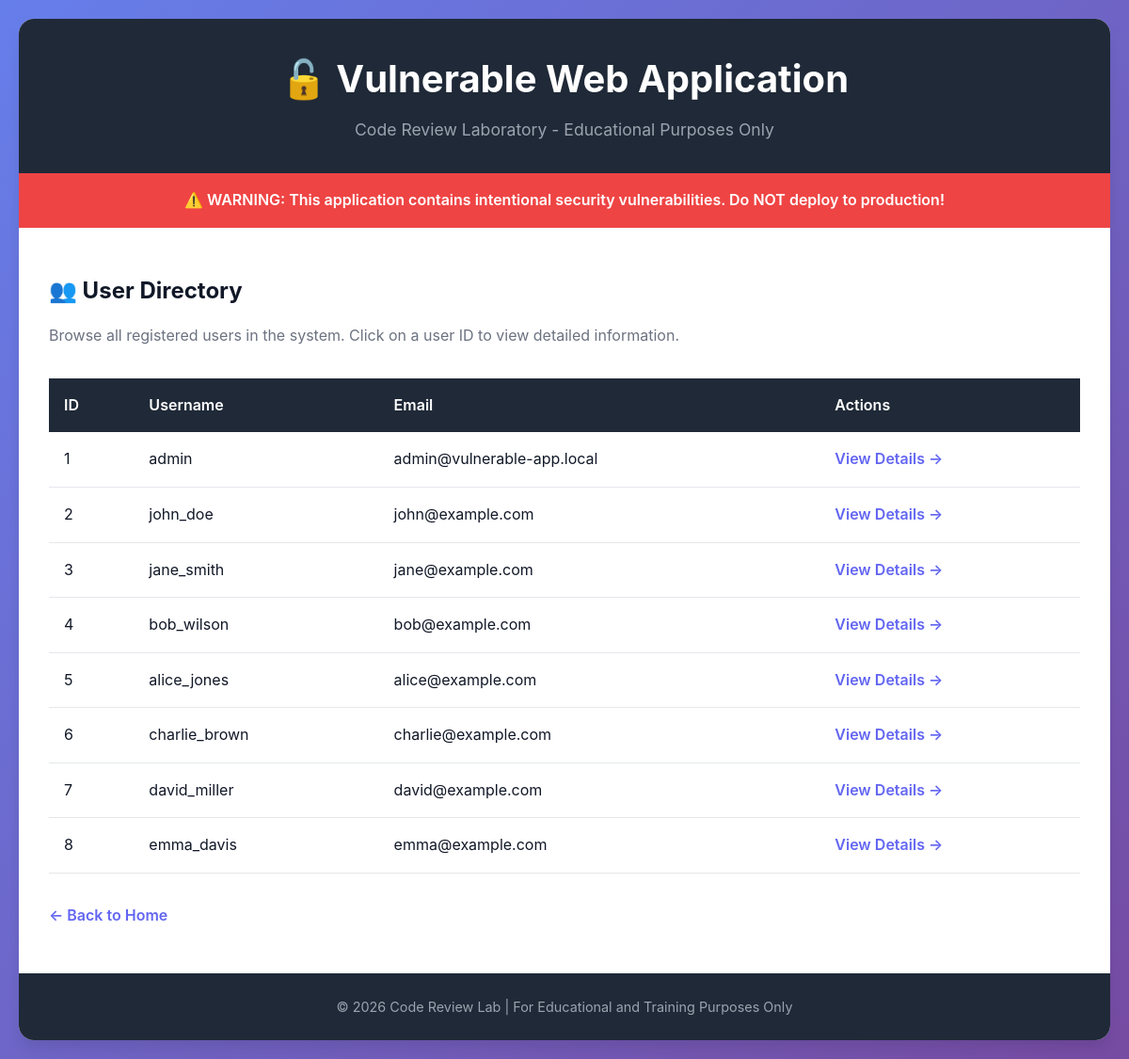
Screenshot of /users with the database file from the repository.
### tables this page shows
CREATE TABLE users (
            id INTEGER PRIMARY KEY AUTOINCREMENT,
            username TEXT NOT NULL UNIQUE,
            email TEXT NOT NULL,
            password TEXT NOT NULL,
            role TEXT NOT NULL,
            created_at TIMESTAMP DEFAULT CURRENT_TIMESTAMP
        );

### app.py (the view)
@app.route('/users')
def list_users():
    conn = get_db_connection()
    users = conn.execute('SELECT id, username, email FROM users').fetchall()
    conn.close()
    return render_template('users.html', users=users)

### app.py (called while the page is built)
def get_db_connection():
    conn = sqlite3.connect('users.db')
    conn.row_factory = sqlite3.Row
    return conn

### templates/users.html (shortened to what this page needs)
{% extends "base.html" %}
{% block content %}
<h2>👥 User Directory</h2>
<p style="color: var(--text-secondary); margin: 1rem 0 2rem 0;">
    Browse all registered users in the system. Click on a user ID to view detailed information.
</p>
<div class="table-container">
    <table>
        <thead>
            <tr>
                <th>ID</th>
                <th>Username</th>
                <th>Email</th>
                <th>Actions</th>
            </tr>
        </thead>
        <tbody>
            {% for user in users %}
            <tr>
                <td>{{ user.id }}</td>
                <td>{{ user.username }}</td>
                <td>{{ user.email }}</td>
                <td>
                    <a href="/user/{{ user.id }}">View Details →</a>
                </td>
            </tr>
            {% endfor %}
        </tbody>
    </table>
</div>
<a href="/" class="back-link">← Back to Home</a>
{% endblock %}

### templates/base.html (shortened to what this page needs)
<!DOCTYPE html>
<html lang="en">
<head>
    <link rel="stylesheet" href="{{ url_for('static', filename='style.css') }}">
</head>
<body>
    {% block body %}
    <div class="container">
        <header>
            <h1>🔓 Vulnerable Web Application</h1>
            <p class="subtitle">Code Review Laboratory - Educational Purposes Only</p>
        </header>
        <div class="warning-banner">
            ⚠️ WARNING: This application contains intentional security vulnerabilities. Do NOT deploy to production!
        </div>
        <div class="content">
            {% block content %}{% endblock %}
        </div>
        <footer>
            <p>&copy; 2026 Code Review Lab | For Educational and Training Purposes Only</p>
        </footer>
    </div>
    {% endblock %}
</body>
</html>

### static/style.css (style rules this page uses)
:root { --primary-color: #6366f1; --primary-dark: #4f46e5; --danger-color: #ef4444; --success-color: #10b981; --warning-color: #f59e0b; --dark-bg: #1f2937; --light-bg: #f9fafb; --border-color: #e5e7eb; --text-primary: #111827; --text-secondary: #6b7280; --shadow: 0 1px 3px rgba(0, 0, 0, 0.1); --shadow-lg: 0 10px 15px -3px rgba(0, 0, 0, 0.1); }
* { margin: 0; padding: 0; box-sizing: border-box; }
body { font-family: 'Inter', -apple-system, BlinkMacSystemFont, 'Segoe UI', Roboto, Oxygen, Ubuntu, Cantarell, sans-serif; line-height: 1.6; color: var(--text-primary); background: linear-gradient(135deg, #667eea 0%, #764ba2 100%); min-height: 100vh; padding: 20px; }
.container { max-width: 1200px; margin: 0 auto; background: white; border-radius: 16px; box-shadow: var(--shadow-lg); overflow: hidden; }
header { background: var(--dark-bg); color: white; padding: 2rem; text-align: center; }
header h1 { font-size: 2.5rem; margin-bottom: 0.5rem; font-weight: 700; }
header .subtitle { color: #9ca3af; font-size: 1.1rem; }
.warning-banner { background: var(--danger-color); color: white; padding: 1rem 2rem; text-align: center; font-weight: 600; }
.content { padding: 3rem 2rem; }
.table-container { overflow-x: auto; margin-top: 2rem; }
table { width: 100%; border-collapse: collapse; }
table th { background: var(--dark-bg); color: white; padding: 1rem; text-align: left; font-weight: 600; }
table td { padding: 1rem; border-bottom: 1px solid var(--border-color); }
table a { color: var(--primary-color); text-decoration: none; font-weight: 600; }
.back-link { display: inline-block; margin-top: 2rem; color: var(--primary-color); text-decoration: none; font-weight: 600; }
footer { background: var(--dark-bg); color: #9ca3af; text-align: center; padding: 1.5rem; font-size: 0.9rem; }

### rows the page displays
users: id "1", username "admin", email "admin@vulnerable-app.local"
users: id "2", username "john_doe", email "john@example.com"
users: id "3", username "jane_smith", email "jane@example.com"
users: id "4", username "bob_wilson", email "bob@example.com"
users: id "5", username "alice_jones", email "alice@example.com"
users: id "6", username "charlie_brown", email "charlie@example.com"
users: id "7", username "david_miller", email "david@example.com"
users: id "8", username "emma_davis", email "emma@example.com"
